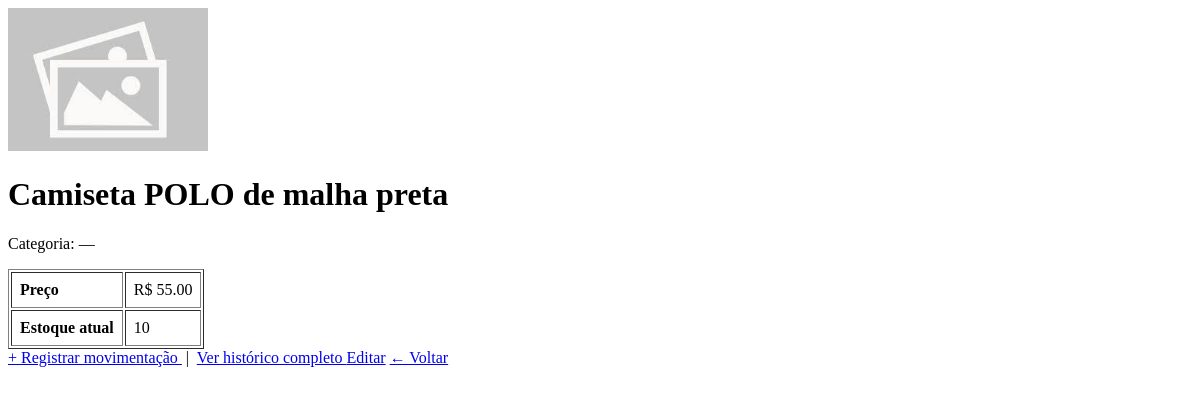
The page /produtos/28 (signed in) on the database as committed earlier.
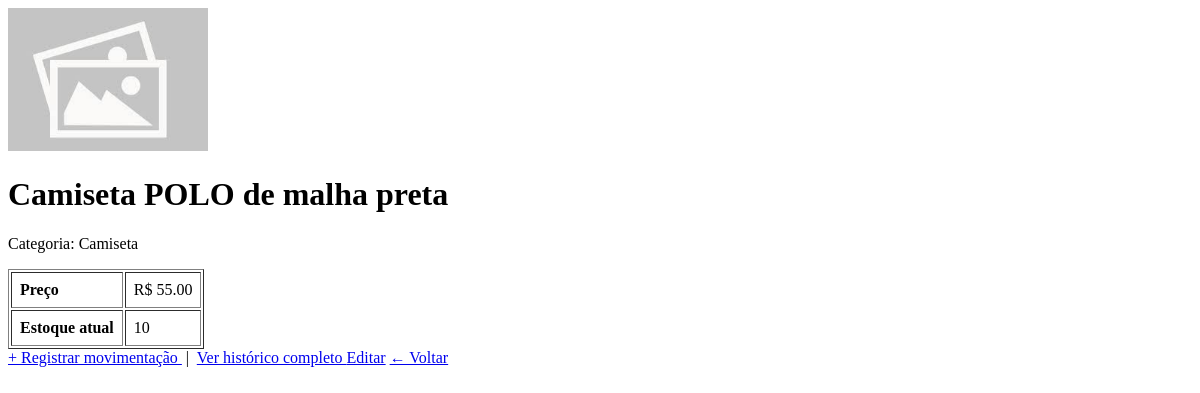
The same page on the database as committed later.
### app/models/categoria.py (models this page shows)
class Categoria(Base):
    __tablename__ = "categorias"
    id = Column(Integer, primary_key=True, autoincrement=True, index=True)
    nome  = Column(String(100), nullable=False, unique=True)
    ativo = Column(Boolean, default=True)
    produtos = relationship("Produto", back_populates="categoria", lazy="select")

### app/controllers/produto_controller.py (the view)
@router.get("/{produto_id}")
def detalhe_produto(
    produto_id: int,
    request: Request,
    db: Session = Depends(get_db),
    usuario = Depends(get_usuario_logado)
):
    produto = db.query(Produto).filter(
        Produto.id == produto_id,
        Produto.ativo == True
    ).first()
    if not produto:
        return RedirectResponse(url="/produtos", status_code=302)
    return templates.TemplateResponse(
        request,
        "produtos/detalhe.html",
        {"request": request, "usuario": usuario, "produto": produto}
    )

### app/templates/produtos/detalhe.html (shortened to what this page needs)
<!DOCTYPE html>
<html lang="pt-br">
<head>
</head>
<body>
    <img src="{{ produto.imagem_url }}"
         alt="{{ produto.nome }}"
         width="200"
         style="object-fit:cover">
    <h1>{{ produto.nome }}</h1>
    <p>Categoria: {{ produto.categoria.nome if produto.categoria else "—" }}</p>
    <table border="1" cellpadding="8">
        <tr><td><strong>Preço</strong></td>
            <td>R$ {{ "%.2f"|format(produto.preco) }}</td></tr>
        <tr><td><strong>Estoque atual</strong></td>
            <td>{{ produto.estoque_atual }}</td></tr>
    </table>
    <a href="/movimentacoes/nova?produto_id={{ produto.id }}">
        + Registrar movimentação
    </a>
    &nbsp;|&nbsp;
    <a href="/movimentacoes/produto/{{ produto.id }}">
        Ver histórico completo
    </a>
    {% if usuario.role == 'admin' %}
        <a href="/produtos/{{ produto.id }}/editar">Editar</a>
    {% endif %}
    <a href="/produtos">← Voltar</a>
</body>
</html>

Rows that differ between the two databases and show on the page:
added Categoria: categoria "Camiseta"
Other text that changed with them:
{{ produto.categoria.nome if produto.categoria else "—" }}: "—" → (not shown)
